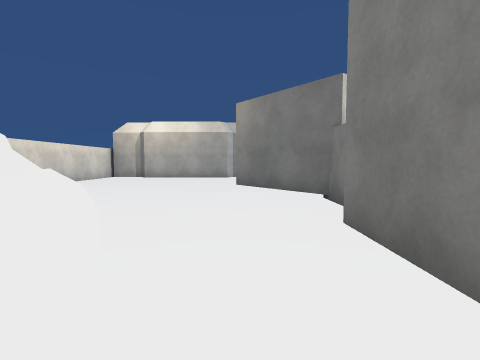
View 1 (above)

16 first-person views from a walk through a Unity game level. The camera is 1.4 m above the floor, tilts 4° down and sees 85° across. The floor is counted in squares, 2 m on a side. Each view is taken from the middle of a square. On the plan, view 1 faces up. The plan holds only what a view shows up to about 9 squares ahead; the rest is blank. The place goes on beyond the plan. Surface patterns are stand-ins for the level's own textures.

View 2
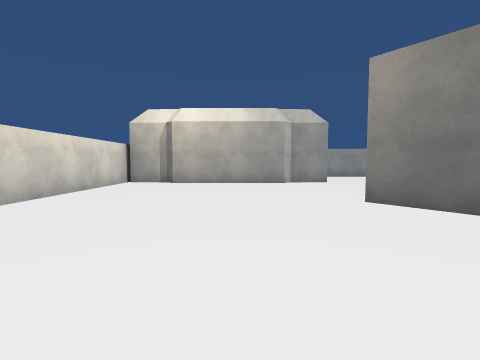

View 3
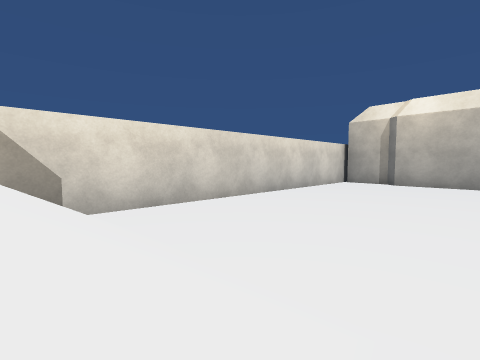

View 4
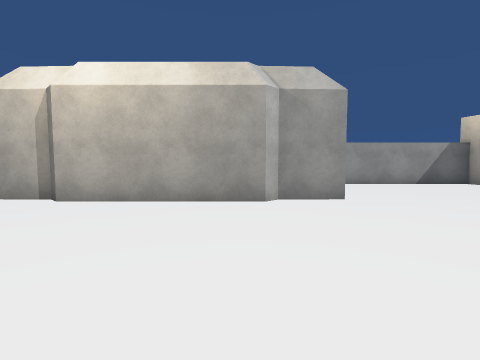

View 5
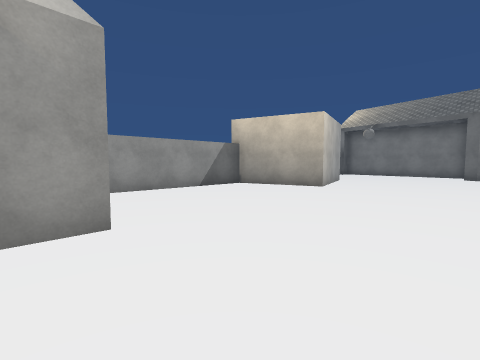

View 6
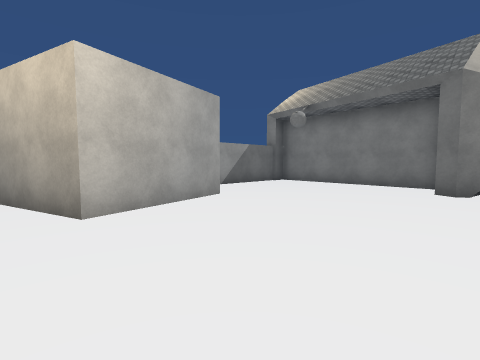

View 7
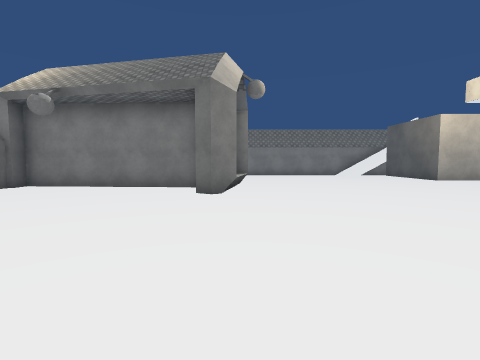

View 8
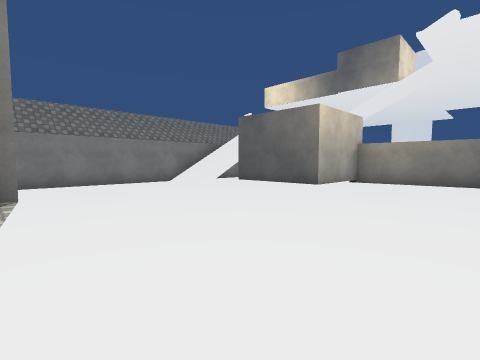

View 9
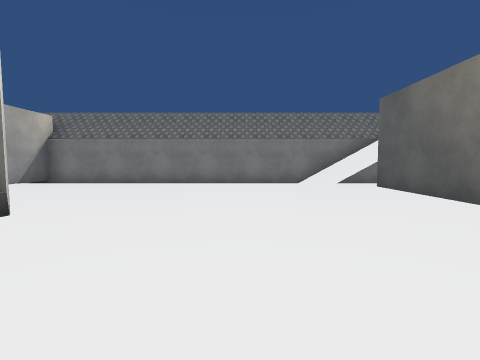

View 10
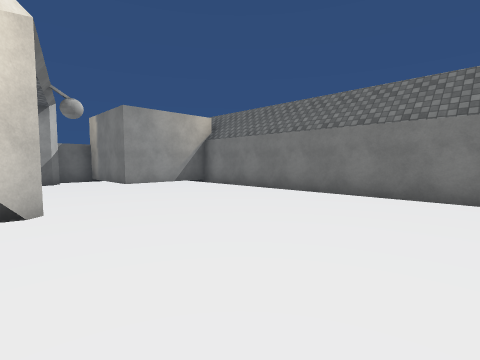

View 11
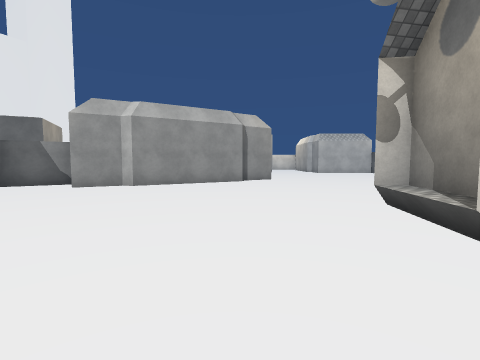

View 12
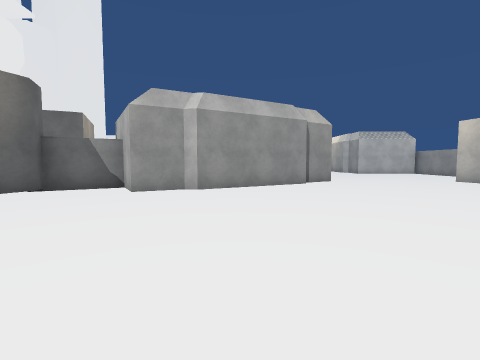

View 13
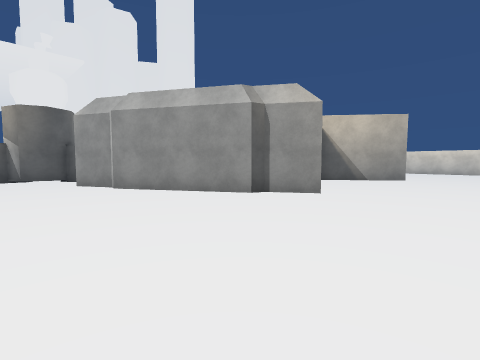

View 14
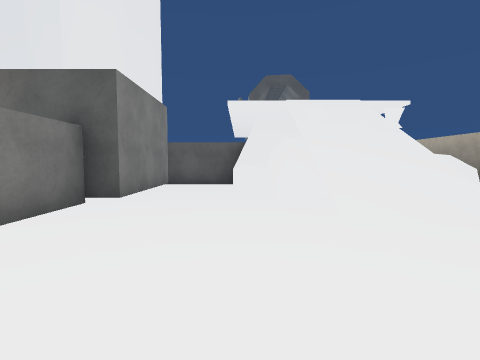

View 15
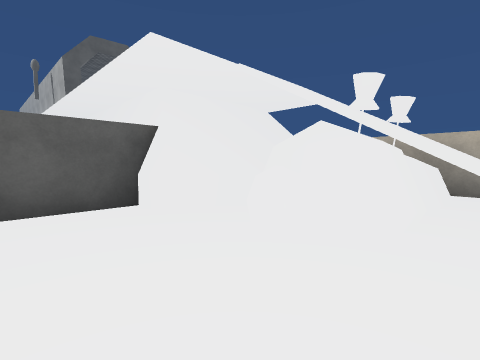

View 16
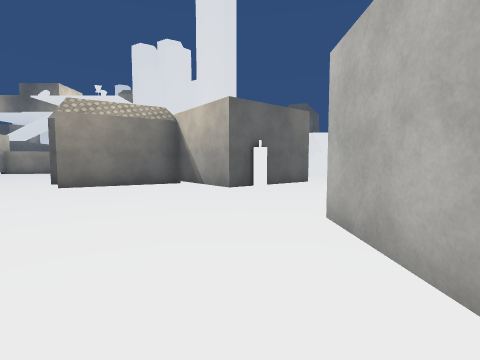

### Floor plan
Key: @ floor where view 1 was taken; # wall or solid block; . floor; / step, stairs or slope; = window, fence, low wall or low ledge; ^ raised ledge; v drop or lower ground.
Columns run from 6 left of view 1 to 21 right of it. Each row starts with its distance up from view 1.
 16         ######   #### ###
 15         .....#   ...###.#
 14        #.....###.....#..#
 13        #.....##......#..####
 12 ########.............#.....#
 11 #....................#.....#
 10 #..................###.....#
  9 #..................^^#.....#
  8 #.......##...#.............#
  7 #.....########.............#
  6 #......##    ##............#
  5 #.......#     ##...........#
  4 #.///...#      #.........//#
  3 #.///...#      ##........//#
  2 #^^/##.##      #......###//#
  1 #^//##.#       ##.....#    v
  0    =..@#        ##..##v
 -1    #####            v

Positions as (right, up) in squares from view 1, and headings:
1: (0, 0), facing up
2: (-2, 3), facing up
3: (-2, 3), facing up-left
4: (-1, 7), facing up
5: (0, 9), facing up-right
6: (6, 9), facing up-right
7: (7, 9), facing right
8: (12, 9), facing down-right
9: (12, 6), facing right
10: (15, 5), facing up-right
11: (17, 7), facing left
12: (16, 5), facing left
13: (12, 11), facing down-left
14: (-1, 7), facing down
15: (1, 3), facing down-left
16: (2, 15), facing down
